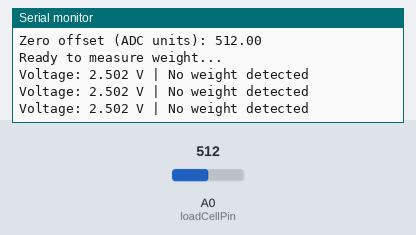
Recording of a sketch running on a simulated Arduino Uno, built with avr-gcc and run on an emulated ATmega328P. On the bench: the last lines printed to the serial monitor. Inputs (shaded band) come from the test bench; at power-on: A0 (loadCellPin) = 512.

Above: at 3.2 s.
3.3 s: A0 (loadCellPin) set to 540
At 4.0 s:
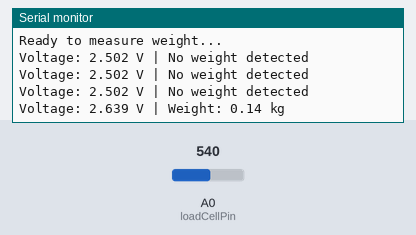
5.5 s: A0 (loadCellPin) set to 511
At 6.0 s:
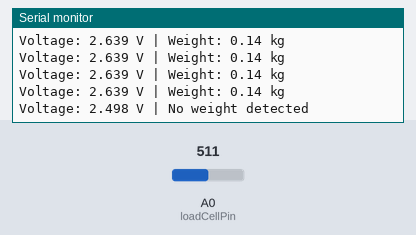

Measured:
- the behaviour switches between 522 and 523 on A0 (loadCellPin) (found by bisection; images 0 and 1)
- after the input at 3.3 s, the serial monitor: prints a new line after 0.25 s (image 1)
- after the input at 5.5 s, the serial monitor: prints a new line after 0.06 s (image 2)

The sketch:

arduino_code.ino
```cpp
const int loadCellPin = A0;        // Analog pin connected to AD620 output
float calibrationFactor = 0.005;   // Set this based on your calibration
float offset = 0;                  // Will be set at startup for zero weight

void setup() {
  Serial.begin(9600);
  delay(1000);
  Serial.println("Initializing...");

  // Auto-zeroing (tare) at startup
  float sum = 0;
  for (int i = 0; i < 100; i++) {
    sum += analogRead(loadCellPin);
    delay(10);
  }
  offset = sum / 100.0;

  Serial.print("Zero offset (ADC units): ");
  Serial.println(offset);
  Serial.println("Ready to measure weight...");
}

void loop() {
  int rawValue = analogRead(loadCellPin);
  float voltage = (rawValue / 1023.0) * 5.0; // Convert ADC to voltage (0–5V)
  float adjustedValue = rawValue - offset;

  // Convert to weight in kilograms
  float weightKg = adjustedValue * calibrationFactor;

  // Print voltage and weight
  Serial.print("Voltage: ");
  Serial.print(voltage, 3); // 3 decimal places
  Serial.print(" V | ");

  if (weightKg > 0.05) {
    Serial.print("Weight: ");
    Serial.print(weightKg, 2); // 2 decimal places
    Serial.println(" kg");
  } else {
    Serial.println("No weight detected");
  }

  delay(500);
}
```
